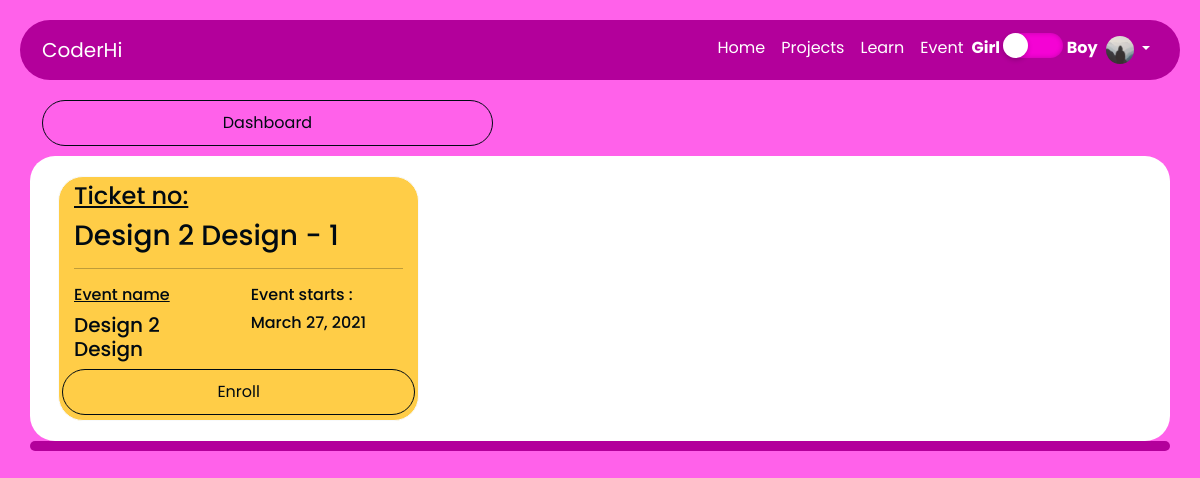
/event/ (signed in), run on an earlier commit of the app's database.
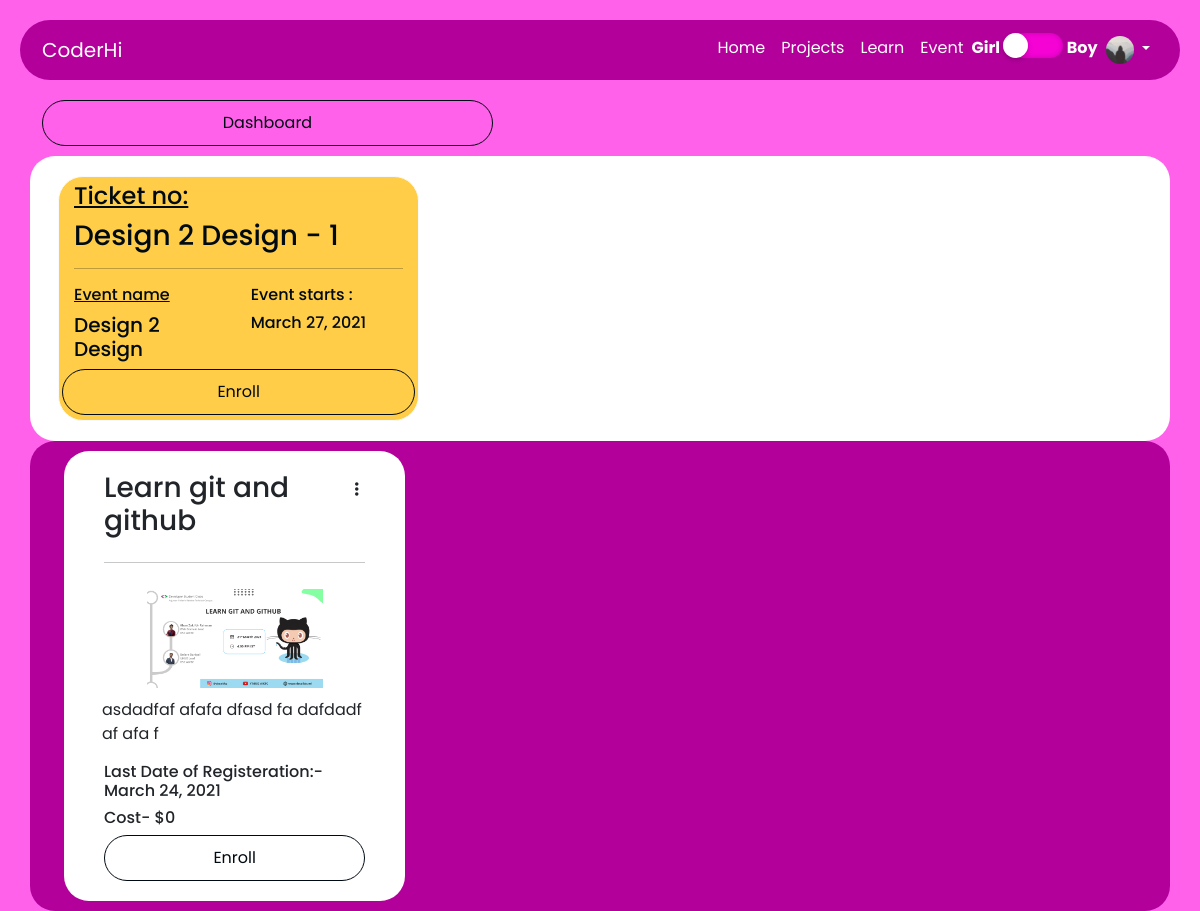
And on a later commit of the database.
### event/models.py (models this page shows, shortened)
class eventMaytoMany(models.Model):
    event_enroll_id = models.CharField(max_length=100)
    eventId = models.ForeignKey(event,related_name='eventmany',on_delete=models.CASCADE)
    userId = models.ForeignKey(User,on_delete=models.CASCADE)

class event(models.Model):
    created_by = models.ForeignKey(User,on_delete=models.CASCADE)
    title = models.CharField(max_length=100)
    description = models.TextField()
    picture = models.ImageField(upload_to='event/pic/')
    cost = models.IntegerField()
    last_day_of_registration = models.DateField(default=timezone.now)
    attend_link = models.CharField(max_length=500)
    userEnrolled = models.ManyToManyField(User,related_name="enrolled_user", blank=True, default=None)
    def __str__(self):
        return self.title

### event/views.py (the view)
# urls.py: path('',eventListView.as_view(),name='event-list'),
class eventListView(ListView):
    model = event
    template_name = 'event-list.html'
    context_object_name = 'events'
    def get_context_data(self, **kwargs):
        context = super().get_context_data(**kwargs)
        event_enrolled = []
        a = eventMaytoMany.objects.filter(userId=self.request.user)
        b = event.objects.filter(Q(last_day_of_registration__gte=datetime.date.today()))
        for i in a:
            if i.eventId in b:
                event_enrolled.append(i)
        context['enrolled_event'] = event_enrolled
        return context

### event/templates/event-list.html (shortened to what this page needs)
{% extends 'base.html' %}
{% block content %}
<div class="row">
  <div class="col-5">
    <a class="event-button" href="{% url 'event-dashboard' %}">Dashboard</a>
  </div>
</div>
<div class="row">
  <div class="blog-sec">
    <div class="row">
      {% for event in enrolled_event %}
        <div class="col-md-4 enrolledEve">
          <h4><u>Ticket no:</u></h4>
          <h3>
            {{event.event_enroll_id}}
          </h3>
          <hr>
          <div class="row">
            <div class="col-md-6">
              <h6><u>Event name</u></h6>
              <h5>{{event.eventId}}</h5>
            </div>
            <div class="col-md-6">
              <h6>Event starts :</h6>
              <h6>{{event.eventId.last_day_of_registration}}</h6>
            </div>
          </div>
          <div class="row">
            <a class="event-button" href="{{event.eventId.attend_link}}">Enroll</a>
          </div>
        </div>
      {% endfor %}
    </div>
  </div>
</div>
<div class="row">
    <div class="col-12 col-md-12 container-style">
      <div class="col-12">
        <div class="container">
          <div class="row align-items-start">
            {% for event in events %}
            {% if user not in event.userEnrolled.all %}
                <div class="col-12 col-md-4">
                <div class="blog-sec">
                    <div class="row">
                    <div class="col-12 ">
                        <div class="row">
                            <div class="col-10">
                                <h3>{{ event.title }}</h3>
                            </div>
                            <div class="col-2">
                                {% if event.created_by == user %}
                                <div class="dropdown">
                                    <button class="btn " type="button" id="dropdownMenuButton1" data-bs-toggle="dropdown" aria-expanded="false">
                                        <i class="fas fa-ellipsis-v"></i>
                                    </button>
                                </div>
                                {% endif %}
                            </div>
                        </div>
                    </div>
                    </div>
                    <hr>
                    <div class="row">
                    <img class="event-pic" src="{{ event.picture.url }}">
                    <p class="blog-text">
                       {{ event.description}}
                    </p>
                    <h6>Last Date of Registeration:- {{ event.last_day_of_registration }}</h6>
                    <h6>Cost- ${{ event.cost }}</h6>
                    </div>
                    <div class="event-button-sec">
                      {% if user not in event.userEnrolled.all %}
                      <a class="event-button" href="{% url 'event-enroll' event.id%}">Enroll</a>
                      {% else %}
                        enrolled
                      {% endif %}
                    </div>
                </div>
                </div>
                {% endif %}
                {% endfor %}
          </div>
        </div>
      </div>
    </div>
  </div>
{% endblock content %}

What changed in the data, as far as the page shows it:
added event: title "Learn git and github", picture (picture), description "asdadfaf afafa dfasd fa dafdadf af afa f", last_day_of_registration "March 24, 2021", cost "0", shows "Enroll"
